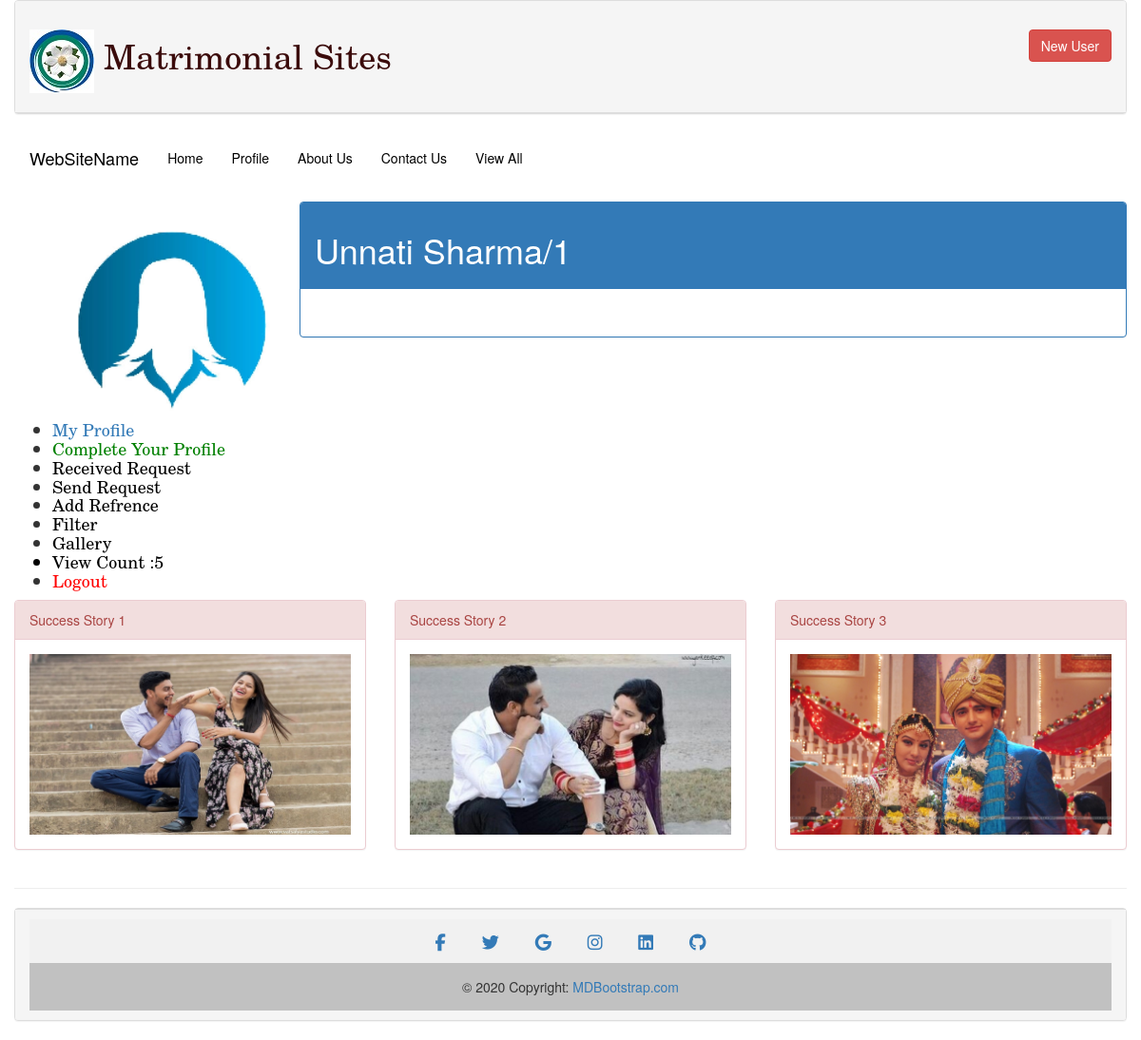
The app's page /project/send_request.php (signed in) with its own data.
### tables this page shows
CREATE TABLE `m_regform` (
  `id` int(10) NOT NULL,
  `email` varchar(30) DEFAULT NULL,
  `password` varchar(500) NOT NULL,
  `category` varchar(20) NOT NULL,
  `name` varchar(30) NOT NULL,
  `dob` varchar(100) NOT NULL,
  `height` varchar(20) DEFAULT NULL,
  `marital_status` varchar(20) DEFAULT NULL,
  `mother_tongue` varchar(20) DEFAULT NULL,
  `religion` varchar(50) DEFAULT NULL,
  `mobileno` varchar(50) NOT NULL,
  `otp` varchar(5) DEFAULT NULL,
  `status` varchar(2) NOT NULL DEFAULT '0',
  `temp` varchar(1000) DEFAULT NULL,
  `color` varchar(100) NOT NULL,
  `weight` varchar(100) NOT NULL,
  `hometown` varchar(100) NOT NULL,
  `food` varchar(100) NOT NULL,
  `surname` varchar(100) NOT NULL,
  `zodiac` varchar(100) NOT NULL,
  `education` varchar(100) NOT NULL,
  `profession` varchar(100) NOT NULL,
  `income` varchar(100) NOT NULL,
  `gender` varchar(50) NOT NULL DEFAULT 'male',
  `profile_image` varchar(100) NOT NULL DEFAULT 'images/female.png',
  `view_count` int(11) NOT NULL DEFAULT '5',
  `age_in_y` int(11) NOT NULL,
  `countrycode` varchar(100) NOT NULL
);

### project/mylibr.php (called while the page is built, shortened)
<?php
class lib
{
	public $con="";
	public $record;
	function __construct(){
		$this->con=mysqli_connect(SERVER,DB_USERID,DB_PASSWORD,DATABASE);
		if ($this->con) {
			return true;
			}
		else{
			return false;
			}
		}
	 function find($table_name,$col_list,$where_con){
	 	$query="select $col_list from $table_name where $where_con";
	 	$query_result=mysqli_query($this->con,$query);
	 	if ($query_result) {
	 		$this->num_rows=mysqli_num_rows($query_result);
	 		if ($this->num_rows>0) {
	 			 $r=0;
		while ($data=mysqli_fetch_array($query_result)) {
			$this->record[$r]=$data;
			$r++;
		}
				return true;
	 		}
	 		else{
				return true;
		 		}
	 	}
	 	else
	 	 {
	 	 	$this->error=$query;
	 	  return false;
	 	 }
	 }
	 function get_row($recordno){
	 	return $this->record[$recordno];
	 }
}
?>

### project/get_data.php (called while the page is built, shortened)
<?php
require_once('mylibr.php');
$obj=new lib();
$where_con="id='$profile_id' or email='$profile_id'";
$status=$obj->find("m_regform","id,name,dob,category,height,marital_status,mother_tongue,religion,mobileno,color,weight,hometown,food,surname,zodiac,education,profession,income,email,gender,profile_image,view_count",$where_con);
$profile_data=$obj->get_row(0);
$view_count=$profile_data[21];
?>

### project/profile_info.php (called while the page is built, shortened)
<?php
if(isset($_SESSION['pid']))
{
if(isset($_REQUEST['pid']))
{
	$profile_id=$_REQUEST['pid'];
}
else
{
$profile_id=$_SESSION['pid'];
}
require_once("get_data.php");
}
else
{
	 header("Location:index.php");
}
?>

### project/send_request.php (the view, shortened to what this page needs)
<!DOCTYPE html>
<html>
<head>
	<?php
  require_once('profile_info.php');
  include ("linkfile.php");
  ?>
</head>
<body>
<div class="container-fluid">
	<?php
	include ("header.php");
  echo "
  <div class='row'>
<div class='col-md-3'>";
include_once("profile_menu.php");
echo "
</div>
<div class='col-md-9'>
<div class='panel panel-primary'>
<div class='panel-heading'>
<h1>";
echo "$profile_data[1]/";
  echo "$profile_data[0]";
echo "</h1>
</div>
<div class='panel-body'>";
echo "<br>";
echo "</div></div></div></div>";
  echo "<div class='row'>";
	include ("addwindow.php");
  echo "</div>";
	include ("footer.php");
	?>
</div>
</body>
</html>

### project/profile_menu.php
<?php
  echo"
<html>
<body>
<h4>
<ul>
<img src='$profile_data[20]' class='img-circle' width='250px'>
<li><a href='profile.php'>My Profile</a></li>
<li><a href='registration_form.php' style='color: green'>Complete Your Profile</a></li>
<li><a href='request.php' style='color: black'>Received Request</a></li>
<li><a href='send_request.php' style='color: black'>Send Request</a></li>
<li><a href='add_refrence.php' style='color: black'>Add Refrence</a></li>
<li><a href='filaj.php' style='color: black'>Filter</a></li>
<li><a href='profile_demo_page.php' style='color: black'>Gallery</a></li>
<li style='color: black'>View Count :$view_count</li>
<li><a href='Logout.php' style='color: red'>Logout</a></li>
</ul></h4>
</body>
</html>";

### project/linkfile.php (style rules this page uses)
* { box-sizing: border-box; }
h4,h3 { font-family: New Century Schoolbook, TeX Gyre Schola, serif; }

### records on screen
m_regform: profile_image (picture), view_count "5", name "Unnati Sharma", id "1"
